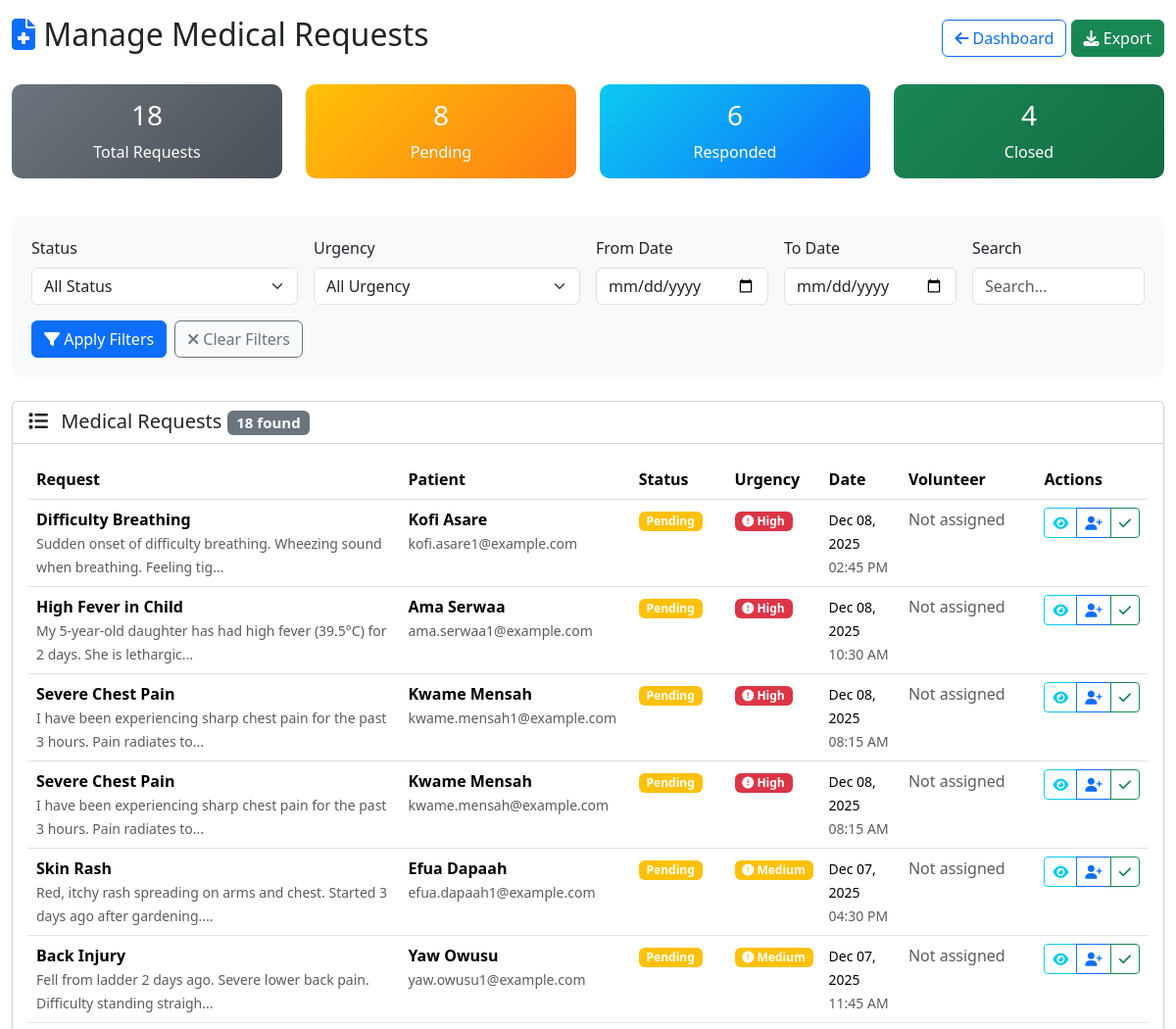
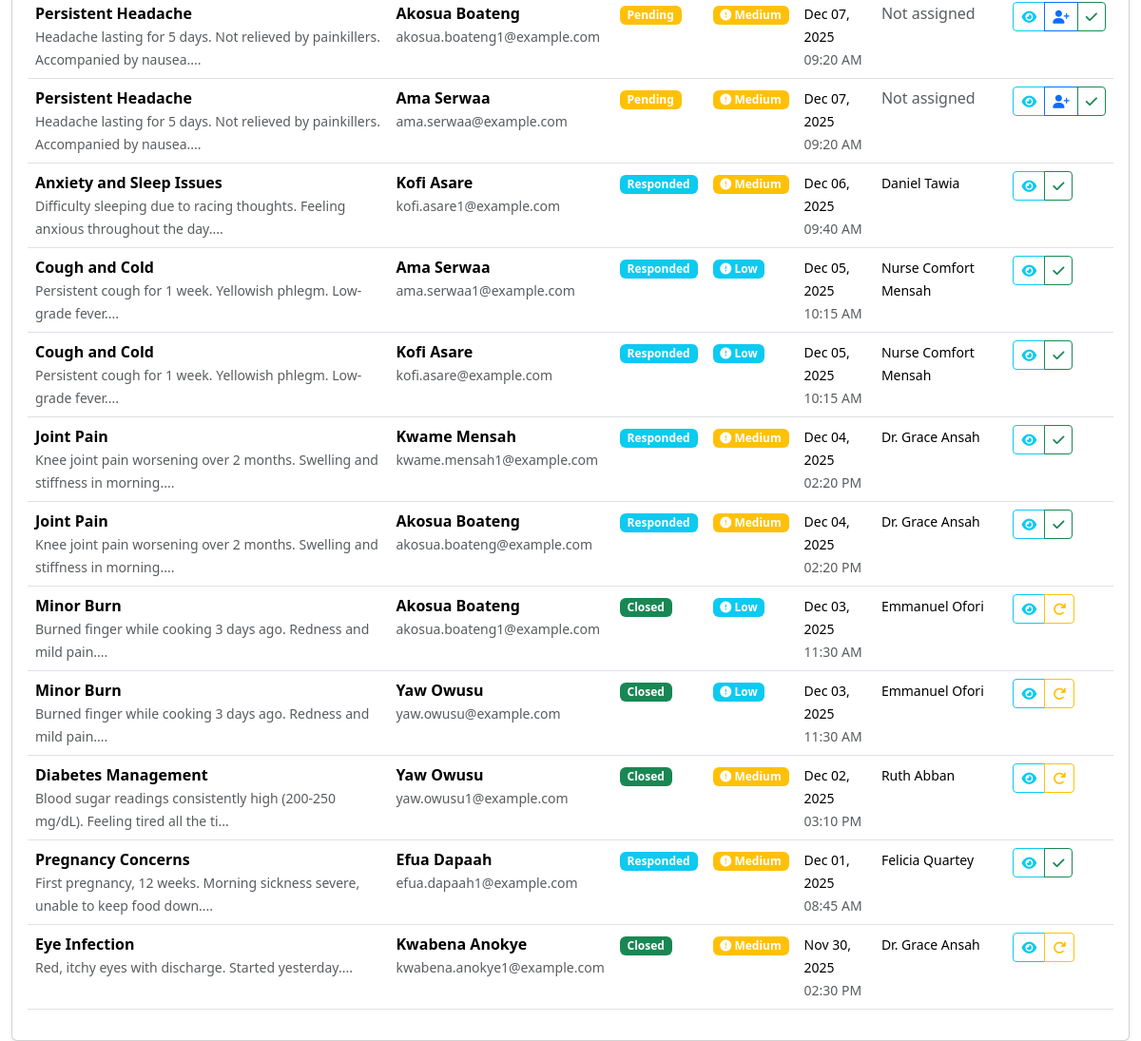
/views/auth/admin-requests.php (signed in), run on the app's committed database (2 pictures, top to bottom).
### tables this page shows
CREATE TABLE `hc_medical_requests` (
  `request_id` int(11) NOT NULL,
  `patient_id` int(11) NOT NULL,
  `request_title` varchar(200) NOT NULL,
  `request_description` text NOT NULL,
  `urgency_level` enum('low','medium','high') DEFAULT 'medium',
  `category` varchar(50) DEFAULT NULL,
  `patient_location` varchar(255) DEFAULT NULL,
  `request_status` enum('pending','responded','closed') DEFAULT 'pending',
  `volunteer_response` text DEFAULT NULL,
  `responded_by_user_id` int(11) DEFAULT NULL,
  `response_text` text DEFAULT NULL,
  `request_date` timestamp NOT NULL DEFAULT current_timestamp(),
  `response_date` timestamp NULL DEFAULT NULL,
  `admin_notes` text DEFAULT NULL,
  `admin_assigned` tinyint(1) DEFAULT 0,
  `admin_assigned_by` int(11) DEFAULT NULL,
  `assigned_at` timestamp NULL DEFAULT NULL,
  `closed_at` timestamp NULL DEFAULT NULL
);

CREATE TABLE `hc_users` (
  `user_id` int(11) NOT NULL,
  `full_name` varchar(100) NOT NULL,
  `profession` varchar(100) DEFAULT NULL,
  `email_address` varchar(100) NOT NULL,
  `location` varchar(100) DEFAULT NULL,
  `password_hash` varchar(255) NOT NULL,
  `user_role` enum('patient','volunteer','doctor','admin') NOT NULL,
  `is_approved` tinyint(1) DEFAULT 0,
  `certificate_filename` varchar(255) DEFAULT NULL,
  `date_created` timestamp NOT NULL DEFAULT current_timestamp(),
  `created_at` timestamp NOT NULL DEFAULT current_timestamp(),
  `last_updated` timestamp NOT NULL DEFAULT current_timestamp() ON UPDATE current_timestamp(),
  `is_active` tinyint(1) DEFAULT 1
);

### views/auth/admin-requests.php (the view, shortened to what this page needs)
<?php
require_once '../../app/config/database.php';
$status = $_GET['status'] ?? 'all';
$urgency = $_GET['urgency'] ?? 'all';
$date_from = $_GET['date_from'] ?? '';
$date_to = $_GET['date_to'] ?? '';
$search = $_GET['search'] ?? '';
$sql = "SELECT r.*,
               p.full_name as patient_name, p.email_address as patient_email,
               v.full_name as volunteer_name,
               a.full_name as assigned_by_name
        FROM hc_medical_requests r
        LEFT JOIN hc_users p ON r.patient_id = p.user_id
        LEFT JOIN hc_users v ON r.responded_by_user_id = v.user_id
        LEFT JOIN hc_users a ON r.admin_assigned_by = a.user_id
        WHERE 1=1";
$params = [];
$sql .= " ORDER BY r.request_date DESC";
$stmt = $pdo->prepare($sql);
$stmt->execute($params);
$requests = $stmt->fetchAll();
$stats_sql = "SELECT
    COUNT(*) as total,
    SUM(CASE WHEN request_status = 'pending' THEN 1 ELSE 0 END) as pending,
    SUM(CASE WHEN request_status = 'responded' THEN 1 ELSE 0 END) as responded,
    SUM(CASE WHEN request_status = 'closed' THEN 1 ELSE 0 END) as closed,
    SUM(CASE WHEN urgency_level = 'high' THEN 1 ELSE 0 END) as high_urgency,
    SUM(CASE WHEN admin_assigned = 1 THEN 1 ELSE 0 END) as admin_assigned
    FROM hc_medical_requests";
$stats_stmt = $pdo->query($stats_sql);
$request_stats = $stats_stmt->fetch();
?>
<!DOCTYPE html>
<html lang="en">
<head>
    <link href="https://cdn.jsdelivr.net/npm/bootstrap@5.3.2/dist/css/bootstrap.min.css" rel="stylesheet">
    <link rel="stylesheet" href="https://cdnjs.cloudflare.com/ajax/libs/font-awesome/6.4.0/css/all.min.css">
</head>
<body>
    <div class="container-fluid mt-3">
        <div class="d-flex justify-content-between align-items-center mb-4">
            <h2><i class="fas fa-file-medical text-primary"></i> Manage Medical Requests</h2>
            <div>
                <a href="admin-dashboard.php" class="btn btn-outline-primary">
                    <i class="fas fa-arrow-left"></i> Dashboard
                </a>
                <button class="btn btn-success" data-bs-toggle="modal" data-bs-target="#exportModal">
                    <i class="fas fa-download"></i> Export
                </button>
            </div>
        </div>
        <div class="row mb-4">
            <div class="col-md-3">
                <div class="stats-card stats-total">
                    <h3><?php echo $request_stats['total']; ?></h3>
                    <p class="mb-0">Total Requests</p>
                </div>
            </div>
            <div class="col-md-3">
                <div class="stats-card stats-pending">
                    <h3><?php echo $request_stats['pending']; ?></h3>
                    <p class="mb-0">Pending</p>
                </div>
            </div>
            <div class="col-md-3">
                <div class="stats-card stats-responded">
                    <h3><?php echo $request_stats['responded']; ?></h3>
                    <p class="mb-0">Responded</p>
                </div>
            </div>
            <div class="col-md-3">
                <div class="stats-card stats-closed">
                    <h3><?php echo $request_stats['closed']; ?></h3>
                    <p class="mb-0">Closed</p>
                </div>
            </div>
        </div>
        <div class="filter-card mb-4">
            <form method="GET" class="row g-3">
                <div class="col-md-3">
                    <label class="form-label">Status</label>
                    <select name="status" class="form-select">
                        <option value="all" <?php echo $status === 'all' ? 'selected' : ''; ?>>All Status</option>
                    </select>
                </div>
                <div class="col-md-3">
                    <label class="form-label">Urgency</label>
                    <select name="urgency" class="form-select">
                        <option value="all" <?php echo $urgency === 'all' ? 'selected' : ''; ?>>All Urgency</option>
                    </select>
                </div>
                <div class="col-md-2">
                    <label class="form-label">From Date</label>
                    <input type="date" name="date_from" class="form-control" value="<?php echo htmlspecialchars($date_from); ?>">
                </div>
                <div class="col-md-2">
                    <label class="form-label">To Date</label>
                    <input type="date" name="date_to" class="form-control" value="<?php echo htmlspecialchars($date_to); ?>">
                </div>
                <div class="col-md-2">
                    <label class="form-label">Search</label>
                    <input type="text" name="search" class="form-control" placeholder="Search..." value="<?php echo htmlspecialchars($search); ?>">
                </div>
                <div class="col-md-12 mt-3">
                    <div class="d-flex gap-2">
                        <button type="submit" class="btn btn-primary">
                            <i class="fas fa-filter"></i> Apply Filters
                        </button>
                        <a href="admin-requests.php" class="btn btn-outline-secondary">
                            <i class="fas fa-times"></i> Clear Filters
                        </a>
                    </div>
                </div>
            </form>
        </div>
        <div class="row">
            <div class="col-12">
                <div class="card shadow-sm">
                    <div class="card-header bg-white">
                        <h5 class="mb-0">
                            <i class="fas fa-list me-2"></i> Medical Requests
                            <span class="badge bg-secondary"><?php echo count($requests); ?> found</span>
                        </h5>
                    </div>
                    <div class="card-body">
                        <?php if (empty($requests)): ?>
                            <div class="text-center py-5">
                                <i class="fas fa-inbox fa-3x text-muted mb-3"></i>
                                <h4>No requests found</h4>
                                <p class="text-muted">Try changing your filters</p>
                            </div>
                        <?php else: ?>
                            <div class="table-responsive">
                                <table class="table table-hover">
                                    <thead>
                                        <tr>
                                            <th>Request</th>
                                            <th>Patient</th>
                                            <th>Status</th>
                                            <th>Urgency</th>
                                            <th>Date</th>
                                            <th>Volunteer</th>
                                            <th>Actions</th>
                                        </tr>
                                    </thead>
                                    <tbody>
                                        <?php foreach ($requests as $request): ?>
                                            <tr class="urgency-<?php echo $request['urgency_level']; ?>">
                                                <td>
                                                    <strong><?php echo htmlspecialchars($request['request_title']); ?></strong><br>
                                                    <small class="text-muted">
                                                        <?php echo substr(htmlspecialchars($request['request_description']), 0, 80); ?>...
                                                    </small>
                                                </td>
                                                <td>
                                                    <strong><?php echo htmlspecialchars($request['patient_name']); ?></strong><br>
                                                    <small class="text-muted"><?php echo htmlspecialchars($request['patient_email']); ?></small>
                                                </td>
                                                <td>
                                                    <?php
                                                    $status_badge = [
                                                        'pending' => 'warning',
                                                        'responded' => 'info',
                                                        'closed' => 'success'
                                                    ];
                                                    ?>
                                                    <span class="badge bg-<?php echo $status_badge[$request['request_status']] ?? 'secondary'; ?>">
                                                        <?php echo ucfirst($request['request_status']); ?>
                                                    </span>
                                                </td>
                                                <td>
                                                    <?php
                                                    $urgency_badge = [
                                                        'high' => 'danger',
                                                        'medium' => 'warning',
                                                        'low' => 'info'
                                                    ];
                                                    ?>
                                                    <span class="badge bg-<?php echo $urgency_badge[$request['urgency_level']] ?? 'secondary'; ?>">
                                                        <i class="fas fa-exclamation-circle"></i>
                                                        <?php echo ucfirst($request['urgency_level']); ?>
                                                    </span>
                                                </td>
                                                <td>
                                                    <small><?php echo date('M d, Y', strtotime($request['request_date'])); ?></small><br>
                                                    <small class="text-muted"><?php echo date('h:i A', strtotime($request['request_date'])); ?></small>
                                                </td>
                                                <td>
                                                    <?php if ($request['volunteer_name']): ?>
                                                        <small><?php echo htmlspecialchars($request['volunteer_name']); ?></small>
                                                    <?php else: ?>
                                                        <span class="text-muted">Not assigned</span>
                                                    <?php endif; ?>
                                                </td>
                                                <td>
                                                    <div class="btn-group btn-group-sm">
                                                        <button class="btn btn-outline-info" data-bs-toggle="modal"
                                                                data-bs-target="#viewModal<?php echo $request['request_id']; ?>">
                                                            <i class="fas fa-eye"></i>
                                                        </button>
                                                        <?php if ($request['request_status'] === 'pending'): ?>
                                                            <button class="btn btn-outline-primary" data-bs-toggle="modal"
                                                                    data-bs-target="#assignModal<?php echo $request['request_id']; ?>">
                                                                <i class="fas fa-user-plus"></i>
                                                            </button>
                                                        <?php endif; ?>
                                                        <?php if ($request['request_status'] !== 'closed'): ?>
                                                            <button class="btn btn-outline-success" data-bs-toggle="modal"
                                                                    data-bs-target="#closeModal<?php echo $request['request_id']; ?>">
                                                                <i class="fas fa-check"></i>
                                                            </button>
                                                        <?php else: ?>
                                                            <button class="btn btn-outline-warning" data-bs-toggle="modal"
                                                                    data-bs-target="#reopenModal<?php echo $request['request_id']; ?>">
                                                                <i class="fas fa-redo"></i>
                                                            </button>
                                                        <?php endif; ?>
                                                    </div>
                                                </td>
                                            </tr>
                                        <?php endforeach; ?>
                                    </tbody>
                                </table>
                            </div>
                        <?php endif; ?>
                    </div>
                </div>
            </div>
        </div>
    </div>
</body>
</html>

### views/auth/admin-requests.php (style rules this page uses)
.urgency-high { background: #f8d7da; }
.urgency-medium { background: #fff3cd; }
.urgency-low { background: #d1ecf1; }
.filter-card { background: #f8f9fa; border-radius: 10px; padding: 20px; }
.stats-card { text-align: center; padding: 15px; border-radius: 10px; color: white; margin-bottom: 15px; }
.stats-total { background: linear-gradient(135deg, #6c757d, #495057); }
.stats-pending { background: linear-gradient(135deg, #ffc107, #fd7e14); }
.stats-responded { background: linear-gradient(135deg, #0dcaf0, #0d6efd); }
.stats-closed { background: linear-gradient(135deg, #198754, #146c43); }

### data on the page
hc_medical_requests: request_title "Difficulty Breathing", request_description "Sudden onset of difficulty breathing. Wheezing sound when breathing. Feeling tig", patient.full_name "Kofi Asare", patient.email_address "kofi.asare1@example.com", request_status "Pending", urgency_level "High", request_date "Dec 08, 2025", request_date "02:45 PM", shows "Not assigned"
hc_medical_requests: request_title "High Fever in Child", request_description "My 5-year-old daughter has had high fever (39.5°C) for 2 days. She is lethargic", patient.full_name "Ama Serwaa", patient.email_address "ama.serwaa1@example.com", request_status "Pending", urgency_level "High", request_date "Dec 08, 2025", request_date "10:30 AM", shows "Not assigned"
hc_medical_requests: request_title "Severe Chest Pain", request_description "I have been experiencing sharp chest pain for the past 3 hours. Pain radiates to", patient.full_name "Kwame Mensah", patient.email_address "kwame.mensah1@example.com", request_status "Pending", urgency_level "High", request_date "Dec 08, 2025", request_date "08:15 AM", shows "Not assigned"
hc_medical_requests: request_title "Severe Chest Pain", request_description "I have been experiencing sharp chest pain for the past 3 hours. Pain radiates to", patient.full_name "Kwame Mensah", patient.email_address "kwame.mensah@example.com", request_status "Pending", urgency_level "High", request_date "Dec 08, 2025", request_date "08:15 AM", shows "Not assigned"
hc_medical_requests: request_title "Skin Rash", request_description "Red, itchy rash spreading on arms and chest. Started 3 days ago after gardening.", patient.full_name "Efua Dapaah", patient.email_address "efua.dapaah1@example.com", request_status "Pending", urgency_level "Medium", request_date "Dec 07, 2025", request_date "04:30 PM", shows "Not assigned"
hc_medical_requests: request_title "Back Injury", request_description "Fell from ladder 2 days ago. Severe lower back pain. Difficulty standing straigh", patient.full_name "Yaw Owusu", patient.email_address "yaw.owusu1@example.com", request_status "Pending", urgency_level "Medium", request_date "Dec 07, 2025", request_date "11:45 AM", shows "Not assigned"
hc_medical_requests: request_title "Persistent Headache", request_description "Headache lasting for 5 days. Not relieved by painkillers. Accompanied by nausea.", patient.full_name "Akosua Boateng", patient.email_address "akosua.boateng1@example.com", request_status "Pending", urgency_level "Medium", request_date "Dec 07, 2025", request_date "09:20 AM", shows "Not assigned"
hc_medical_requests: request_title "Persistent Headache", request_description "Headache lasting for 5 days. Not relieved by painkillers. Accompanied by nausea.", patient.full_name "Ama Serwaa", patient.email_address "ama.serwaa@example.com", request_status "Pending", urgency_level "Medium", request_date "Dec 07, 2025", request_date "09:20 AM", shows "Not assigned"
hc_medical_requests: request_title "Anxiety and Sleep Issues", request_description "Difficulty sleeping due to racing thoughts. Feeling anxious throughout the day.", patient.full_name "Kofi Asare", patient.email_address "kofi.asare1@example.com", request_status "Responded", urgency_level "Medium", request_date "Dec 06, 2025", request_date "09:40 AM", responded_by_user.full_name "Daniel Tawia"
hc_medical_requests: request_title "Cough and Cold", request_description "Persistent cough for 1 week. Yellowish phlegm. Low-grade fever.", patient.full_name "Ama Serwaa", patient.email_address "ama.serwaa1@example.com", request_status "Responded", urgency_level "Low", request_date "Dec 05, 2025", request_date "10:15 AM", responded_by_user.full_name "Nurse Comfort Mensah"
hc_medical_requests: request_title "Cough and Cold", request_description "Persistent cough for 1 week. Yellowish phlegm. Low-grade fever.", patient.full_name "Kofi Asare", patient.email_address "kofi.asare@example.com", request_status "Responded", urgency_level "Low", request_date "Dec 05, 2025", request_date "10:15 AM", responded_by_user.full_name "Nurse Comfort Mensah"
hc_medical_requests: request_title "Joint Pain", request_description "Knee joint pain worsening over 2 months. Swelling and stiffness in morning.", patient.full_name "Kwame Mensah", patient.email_address "kwame.mensah1@example.com", request_status "Responded", urgency_level "Medium", request_date "Dec 04, 2025", request_date "02:20 PM", responded_by_user.full_name "Dr. Grace Ansah"
hc_medical_requests: request_title "Joint Pain", request_description "Knee joint pain worsening over 2 months. Swelling and stiffness in morning.", patient.full_name "Akosua Boateng", patient.email_address "akosua.boateng@example.com", request_status "Responded", urgency_level "Medium", request_date "Dec 04, 2025", request_date "02:20 PM", responded_by_user.full_name "Dr. Grace Ansah"
hc_medical_requests: request_title "Minor Burn", request_description "Burned finger while cooking 3 days ago. Redness and mild pain.", patient.full_name "Akosua Boateng", patient.email_address "akosua.boateng1@example.com", request_status "Closed", urgency_level "Low", request_date "Dec 03, 2025", request_date "11:30 AM", responded_by_user.full_name "Emmanuel Ofori"
hc_medical_requests: request_title "Minor Burn", request_description "Burned finger while cooking 3 days ago. Redness and mild pain.", patient.full_name "Yaw Owusu", patient.email_address "yaw.owusu@example.com", request_status "Closed", urgency_level "Low", request_date "Dec 03, 2025", request_date "11:30 AM", responded_by_user.full_name "Emmanuel Ofori"
hc_medical_requests: request_title "Diabetes Management", request_description "Blood sugar readings consistently high (200-250 mg/dL). Feeling tired all the ti", patient.full_name "Yaw Owusu", patient.email_address "yaw.owusu1@example.com", request_status "Closed", urgency_level "Medium", request_date "Dec 02, 2025", request_date "03:10 PM", responded_by_user.full_name "Ruth Abban"
hc_medical_requests: request_title "Pregnancy Concerns", request_description "First pregnancy, 12 weeks. Morning sickness severe, unable to keep food down.", patient.full_name "Efua Dapaah", patient.email_address "efua.dapaah1@example.com", request_status "Responded", urgency_level "Medium", request_date "Dec 01, 2025", request_date "08:45 AM", responded_by_user.full_name "Felicia Quartey"
hc_medical_requests: request_title "Eye Infection", request_description "Red, itchy eyes with discharge. Started yesterday.", patient.full_name "Kwabena Anokye", patient.email_address "kwabena.anokye1@example.com", request_status "Closed", urgency_level "Medium", request_date "Nov 30, 2025", request_date "02:30 PM", responded_by_user.full_name "Dr. Grace Ansah"

### other printed values
$request_stats['total'] "18"
$request_stats['pending'] "8"
$request_stats['responded'] "6"
$request_stats['closed'] "4"
count($requests) "18"
